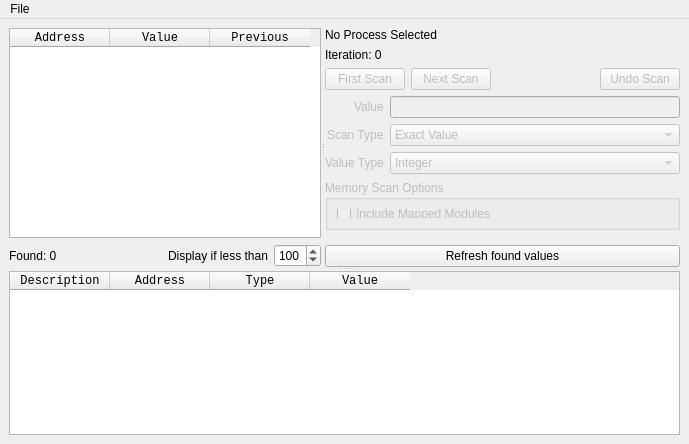
<?xml version="1.0" encoding="UTF-8"?>
<ui version="4.0">
 <class>MainWindow</class>
 <widget class="QMainWindow" name="MainWindow">
  <property name="geometry">
   <rect>
    <x>0</x>
    <y>0</y>
    <width>689</width>
    <height>444</height>
   </rect>
  </property>
  <property name="windowTitle">
   <string>Remote Memory Scanner</string>
  </property>
  <widget class="QWidget" name="centralwidget">
   <layout class="QVBoxLayout" name="verticalLayout_4">
    <item>
     <widget class="QSplitter" name="splitter_2">
      <property name="orientation">
       <enum>Qt::Vertical</enum>
      </property>
      <widget class="QSplitter" name="splitter">
       <property name="orientation">
        <enum>Qt::Horizontal</enum>
       </property>
       <widget class="QWidget" name="layoutWidget">
        <layout class="QVBoxLayout" name="verticalLayout_2">
         <item>
          <widget class="QTableWidget" name="tableWidgetSearchResults">
           <property name="font">
            <font>
             <family>Courier New</family>
            </font>
           </property>
           <column>
            <property name="text">
             <string>Address</string>
            </property>
           </column>
           <column>
            <property name="text">
             <string>Value</string>
            </property>
           </column>
           <column>
            <property name="text">
             <string>Previous</string>
            </property>
           </column>
          </widget>
         </item>
         <item>
          <layout class="QHBoxLayout" name="horizontalLayout_2">
           <item>
            <widget class="QLabel" name="labelFound">
             <property name="text">
              <string>Found: 0</string>
             </property>
            </widget>
           </item>
           <item>
            <spacer name="horizontalSpacer">
             <property name="orientation">
              <enum>Qt::Horizontal</enum>
             </property>
             <property name="sizeHint" stdset="0">
              <size>
               <width>40</width>
               <height>20</height>
              </size>
             </property>
            </spacer>
           </item>
           <item>
            <widget class="QLabel" name="labelDisplayIfMoreThan">
             <property name="text">
              <string>Display if less than</string>
             </property>
            </widget>
           </item>
           <item>
            <widget class="QSpinBox" name="spinBoxDisplayIfLessThan">
             <property name="maximum">
              <number>999</number>
             </property>
             <property name="value">
              <number>100</number>
             </property>
            </widget>
           </item>
          </layout>
         </item>
        </layout>
       </widget>
       <widget class="QWidget" name="layoutWidget">
        <layout class="QVBoxLayout" name="verticalLayout">
         <item>
          <widget class="QLabel" name="labelSelectedProcess">
           <property name="text">
            <string>No Process Selected</string>
           </property>
          </widget>
         </item>
         <item>
          <widget class="QLabel" name="labelIteration">
           <property name="text">
            <string>Iteration: 0</string>
           </property>
          </widget>
         </item>
         <item>
          <layout class="QHBoxLayout" name="horizontalLayout">
           <item>
            <widget class="QPushButton" name="pushButtonFirstScan">
             <property name="enabled">
              <bool>false</bool>
             </property>
             <property name="text">
              <string>First Scan</string>
             </property>
            </widget>
           </item>
           <item>
            <widget class="QPushButton" name="pushButtonNextScan">
             <property name="enabled">
              <bool>false</bool>
             </property>
             <property name="text">
              <string>Next Scan</string>
             </property>
            </widget>
           </item>
           <item>
            <spacer name="horizontalSpacerScan">
             <property name="orientation">
              <enum>Qt::Horizontal</enum>
             </property>
             <property name="sizeHint" stdset="0">
              <size>
               <width>40</width>
               <height>20</height>
              </size>
             </property>
            </spacer>
           </item>
           <item>
            <widget class="QPushButton" name="pushButtonUndoScan">
             <property name="enabled">
              <bool>false</bool>
             </property>
             <property name="text">
              <string>Undo Scan</string>
             </property>
            </widget>
           </item>
          </layout>
         </item>
         <item>
          <layout class="QFormLayout" name="formLayout">
           <property name="labelAlignment">
            <set>Qt::AlignRight|Qt::AlignTrailing|Qt::AlignVCenter</set>
           </property>
           <item row="0" column="0">
            <widget class="QLabel" name="labelValue">
             <property name="enabled">
              <bool>false</bool>
             </property>
             <property name="text">
              <string>Value</string>
             </property>
            </widget>
           </item>
           <item row="0" column="1">
            <widget class="QLineEdit" name="lineEditValue">
             <property name="enabled">
              <bool>false</bool>
             </property>
            </widget>
           </item>
           <item row="1" column="0">
            <widget class="QLabel" name="labelScanType">
             <property name="enabled">
              <bool>false</bool>
             </property>
             <property name="text">
              <string>Scan Type</string>
             </property>
            </widget>
           </item>
           <item row="1" column="1">
            <widget class="QComboBox" name="comboBoxScanType">
             <property name="enabled">
              <bool>false</bool>
             </property>
             <item>
              <property name="text">
               <string>Exact Value</string>
              </property>
             </item>
            </widget>
           </item>
           <item row="2" column="0">
            <widget class="QLabel" name="labelValueType">
             <property name="enabled">
              <bool>false</bool>
             </property>
             <property name="text">
              <string>Value Type</string>
             </property>
            </widget>
           </item>
           <item row="2" column="1">
            <widget class="QComboBox" name="comboBoxValueType">
             <property name="enabled">
              <bool>false</bool>
             </property>
             <item>
              <property name="text">
               <string>Integer</string>
              </property>
             </item>
            </widget>
           </item>
          </layout>
         </item>
         <item>
          <widget class="QGroupBox" name="groupBoxMemoryScanOptions">
           <property name="enabled">
            <bool>false</bool>
           </property>
           <property name="sizePolicy">
            <sizepolicy hsizetype="Preferred" vsizetype="Minimum">
             <horstretch>0</horstretch>
             <verstretch>0</verstretch>
            </sizepolicy>
           </property>
           <property name="minimumSize">
            <size>
             <width>0</width>
             <height>50</height>
            </size>
           </property>
           <property name="title">
            <string>Memory Scan Options</string>
           </property>
           <layout class="QVBoxLayout" name="verticalLayout_3">
            <item>
             <widget class="QCheckBox" name="checkBoxMappedModulesOption">
              <property name="text">
               <string>Include Mapped Modules</string>
              </property>
             </widget>
            </item>
           </layout>
          </widget>
         </item>
         <item>
          <spacer name="verticalSpacerOptions">
           <property name="orientation">
            <enum>Qt::Vertical</enum>
           </property>
           <property name="sizeHint" stdset="0">
            <size>
             <width>20</width>
             <height>40</height>
            </size>
           </property>
          </spacer>
         </item>
         <item>
          <widget class="QPushButton" name="pushButtonRefreshFoundValues">
           <property name="text">
            <string>Refresh found values</string>
           </property>
          </widget>
         </item>
        </layout>
       </widget>
      </widget>
      <widget class="QTableWidget" name="tableWidgetAddresses">
       <property name="font">
        <font>
         <family>Courier New</family>
        </font>
       </property>
       <column>
        <property name="text">
         <string>Description</string>
        </property>
       </column>
       <column>
        <property name="text">
         <string>Address</string>
        </property>
       </column>
       <column>
        <property name="text">
         <string>Type</string>
        </property>
       </column>
       <column>
        <property name="text">
         <string>Value</string>
        </property>
       </column>
      </widget>
     </widget>
    </item>
   </layout>
  </widget>
  <widget class="QMenuBar" name="menubar">
   <property name="geometry">
    <rect>
     <x>0</x>
     <y>0</y>
     <width>689</width>
     <height>22</height>
    </rect>
   </property>
   <widget class="QMenu" name="menuFile">
    <property name="title">
     <string>File</string>
    </property>
    <addaction name="actionOpenProcess"/>
   </widget>
   <addaction name="menuFile"/>
  </widget>
  <action name="actionOpenProcess">
   <property name="text">
    <string>Open Process</string>
   </property>
  </action>
 </widget>
 <resources/>
 <connections/>
</ui>
